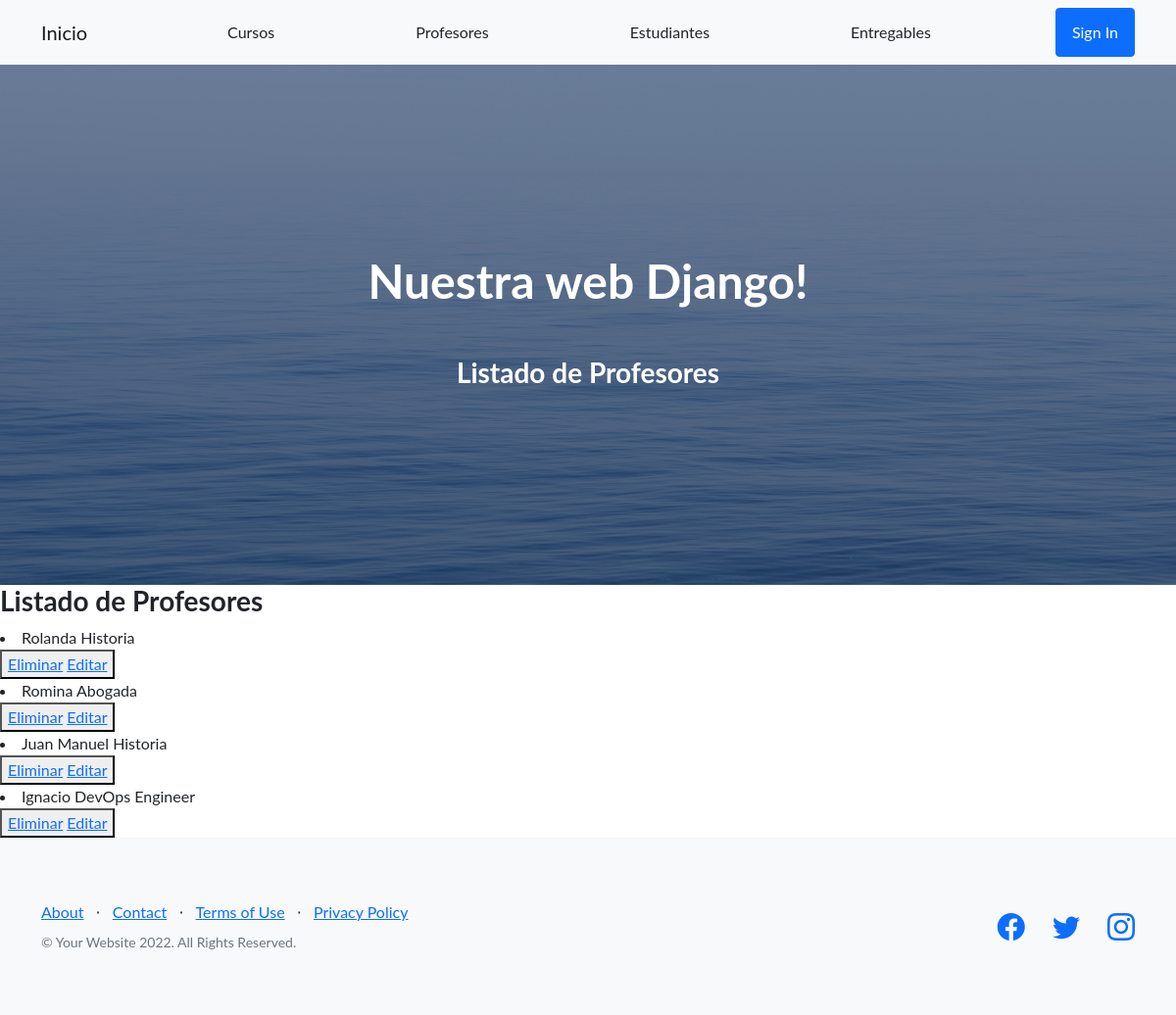
Page /AppCoder/profesores on the earlier database version.
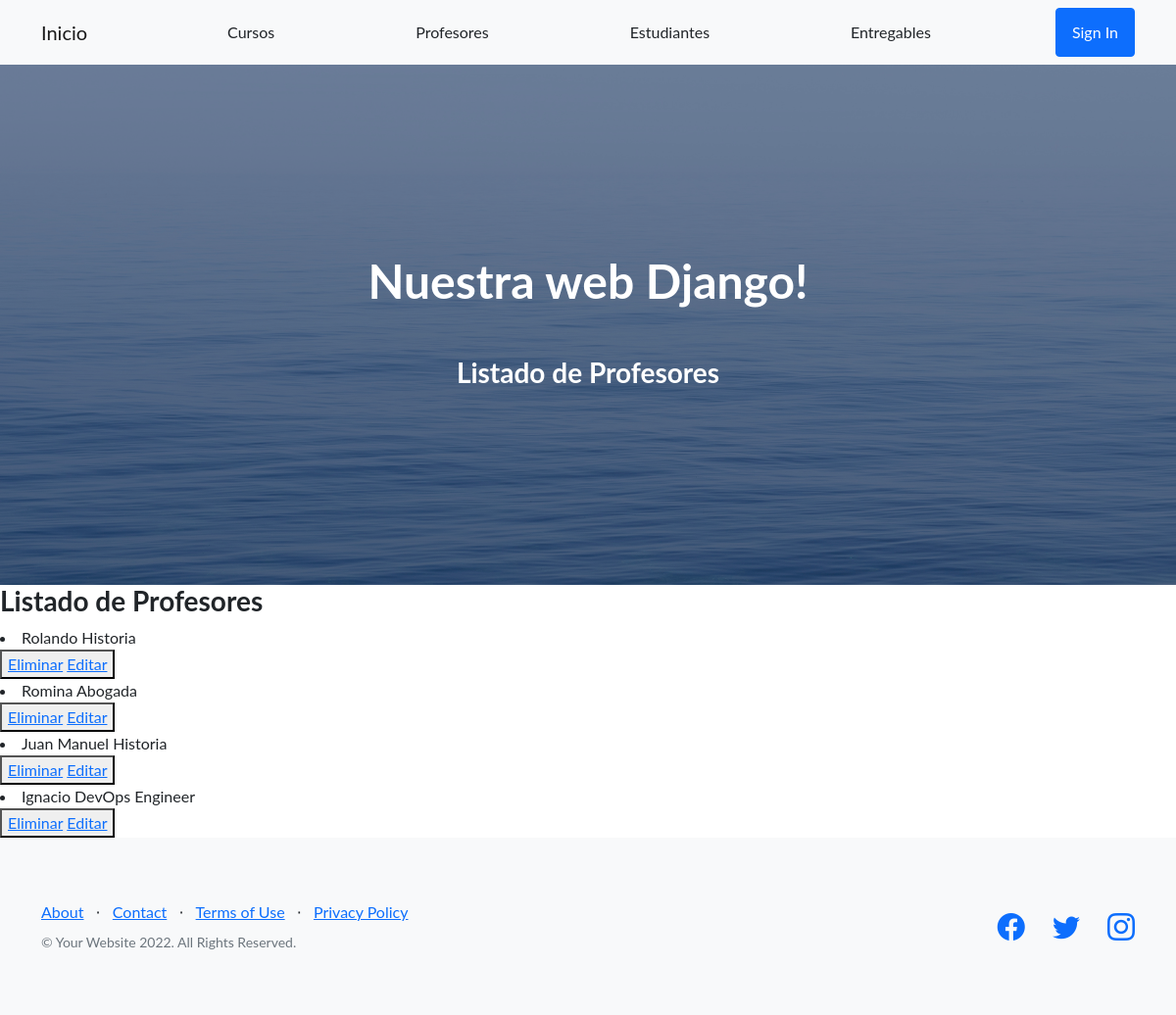
Same page on the later database version.
### AppCoder/models.py (models this page shows)
class Profesor(models.Model):
    nombre = models.CharField(max_length=30)
    apellido = models.CharField(max_length=30)
    email = models.EmailField()
    profesion = models.CharField(max_length=30)
    def __str__(self) -> str:
        return self.nombre+" "+str(self.profesion)

### AppCoder/views.py (the view)
# urls.py: path('profesores', leerProfesores, name='Profesores'),
def leerProfesores(request):
    profesores = Profesor.objects.all()
    contexto = {'profesores': profesores}
    return render(request, "AppCoder/profesores.html", contexto)

### AppCoder/templates/AppCoder/profesores.html
{% extends "AppCoder/padre.html" %}
{% load static %}
{% block contenidoQueCambia %}
<h3>Listado de Profesores</h3>
{% for profesor in profesores %}
    <li>{{profesor}}</li>
    <button>
        <a href="{% url 'EliminarProfesor' profesor.nombre %}">Eliminar</a>
        <a href="{% url 'EditarProfesor' profesor.nombre %}">Editar</a>
    </button>
{% endfor %}
{% endblock %}
{% block section_name %}
<h3>Listado de Profesores</h3>
{% endblock %}

Differences in the rows shown:
changed Profesor: nombre+profesion "Rolanda Historia" → "Rolando Historia"
